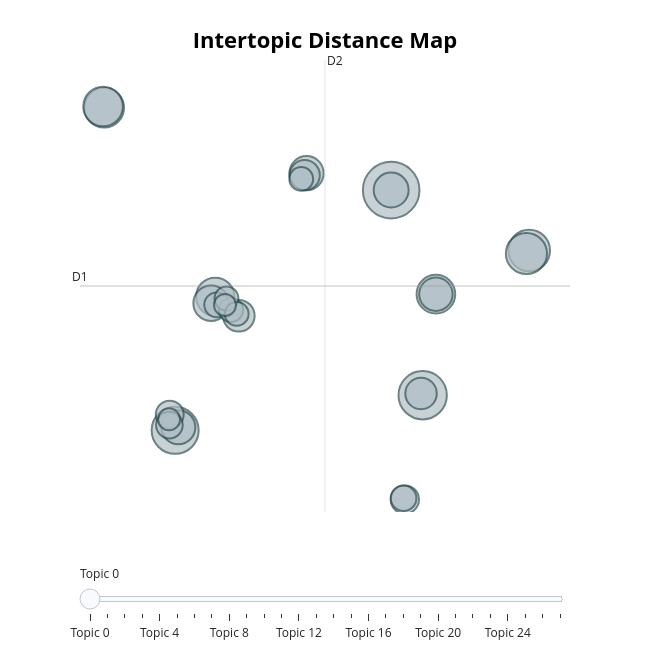

This figure's notebook cell:
### Code cell
topic_model.visualize_topics()

### Figure 1 — Plotly figure (JSON) as saved in the notebook; plotly's stock layout.template omitted (floating-point values rounded to 4 significant figures)
{"data": [{"customdata": [[0, "pattern | cotton | pointing | pwds | harassment", 821], [1, "segment | mann | rocks | kits | box question", 599], [2, "number written | cat | elephants | kilometers | loose", 567], [3, "tens | loose | acid | picture shows | palestine", 443], [4, "akash | rakhi | robot | map | angles", 434], [5, "toll | palace | diversity | rakhi | saree", 403], [6, "enable | hello | models | definitely | logo", 402], [7, "pooja | telecom | conversion | clock | statue", 383], [8, "nita | reader | files | item | movements", 376], [9, "honey | grant | pattern | sticks | jay", 323], [10, "thousand | dowry | digit | promises | tower", 313], [11, "banana | shoe | raju | zoo | yoga", 300], [12, "maldives | bhushan | bishnoi | fingers | csk", 296], [13, "roots | pawar | drone | rupee | centimeters", 287], [14, "minister state | pawar | ajit pawar | hygiene | ajit", 257], [15, "balloons | volume | digits | right hand | number written", 254], [16, "bulb | cell | circuit | wires | switch", 235], [17, "pages | motion | cake | crown | literacy", 206], [18, "cyber | yoga | rajesh | jay | transparent", 199], [19, "interpreter | deaf person | subject | interpretation | hearing person", 182], [20, "taiwan | multiplied | hacked | capitals | hamas", 168], [21, "hamas | rats | rajiv | closer | israeli", 158], [22, "represents | enemy | refund | azad | cattle", 149], [23, "rapes | centimeters | motion | dash dash | adar", 146], [24, "punch | german | band | panchayat | baba", 145], [25, "ratio | innings | pond | israeli | comparison", 145], [26, "inclusion | makeup | hello | definitely | thats great", 124], [27, "rover | soldier | moon | lungs | swing", 124]], "hovertemplate": "<b>Topic %{customdata[0]}</b><br>%{customdata[1]}<br>Size: %{customdata[2]}", "legendgroup": "", "marker": {"color": "#B0BEC5", "line": {"color": "DarkSlateGrey", "width": 2}, "size": [821, 599, 567, 443, 434, 403, 402, 383, 376, 323, 313, 300, 296, 287, 257, 254, 235, 206, 199, 182, 168, 158, 149, 146, 145, 145, 124, 124], "sizemode": "area", "sizeref": 0.5131, "symbol": "circle"}, "mode": "markers", "name": "", "orientation": "v", "showlegend": false, "type": "scatter", "x": [8.274, 10.22, -5.068, 16.8, 16.63, -9.453, -9.517, 11.04, -2.594, -2.846, 8.273, 3.046, -4.869, 11.04, -1.137, 10.12, 2.933, 9.118, -5.402, -5.424, 9.042, -2.504, -1.621, -1.899, -1.266, 2.719, -1.99, -5.443], "xaxis": "x", "y": [13.03, 1.237, -0.7817, 9.563, 9.393, 17.78, 17.84, 7.049, 6.901, 6.532, 13.04, 14.01, -0.6032, 7.049, 5.809, 1.338, 13.9, -4.765, 0.1228, -0.4806, -4.689, 6.436, 6.146, 6.802, 5.916, 13.68, 6.425, -0.1504], "yaxis": "y"}], "layout": {"annotations": [{"showarrow": false, "text": "D1", "x": -10.94, "y": 7.521, "yshift": 10}, {"showarrow": false, "text": "D2", "x": 4.187, "xshift": 10, "y": 20.52}], "height": 650, "hoverlabel": {"bgcolor": "white", "font": {"family": "Rockwell", "size": 16}}, "legend": {"itemsizing": "constant", "tracegroupgap": 0}, "margin": {"t": 60}, "shapes": [{"line": {"color": "#CFD8DC", "width": 2}, "type": "line", "x0": 4.187, "x1": 4.187, "y0": -5.479, "y1": 20.52}, {"line": {"color": "#9E9E9E", "width": 2}, "type": "line", "x0": -10.94, "x1": 19.32, "y0": 7.521, "y1": 7.521}], "sliders": [{"active": 0, "pad": {"t": 50}, "steps": [{"args": [{"marker.color": [["red", "#B0BEC5", "#B0BEC5", "#B0BEC5", "#B0BEC5", "#B0BEC5", "#B0BEC5", "#B0BEC5", "#B0BEC5", "#B0BEC5", "#B0BEC5", "#B0BEC5", "#B0BEC5", "#B0BEC5", "#B0BEC5", "#B0BEC5", "#B0BEC5", "#B0BEC5", "#B0BEC5", "#B0BEC5", "#B0BEC5", "#B0BEC5", "#B0BEC5", "#B0BEC5", "#B0BEC5", "#B0BEC5", "#B0BEC5", "#B0BEC5"]]}], "label": "Topic 0", "method": "update"}, {"args": [{"marker.color": [["#B0BEC5", "red", "#B0BEC5", "#B0BEC5", "#B0BEC5", "#B0BEC5", "#B0BEC5", "#B0BEC5", "#B0BEC5", "#B0BEC5", "#B0BEC5", "#B0BEC5", "#B0BEC5", "#B0BEC5", "#B0BEC5", "#B0BEC5", "#B0BEC5", "#B0BEC5", "#B0BEC5", "#B0BEC5", "#B0BEC5", "#B0BEC5", "#B0BEC5", "#B0BEC5", "#B0BEC5", "#B0BEC5", "#B0BEC5", "#B0BEC5"]]}], "label": "Topic 1", "method": "update"}, {"args": [{"marker.color": [["#B0BEC5", "#B0BEC5", "red", "#B0BEC5", "#B0BEC5", "#B0BEC5", "#B0BEC5", "#B0BEC5", "#B0BEC5", "#B0BEC5", "#B0BEC5", "#B0BEC5", "#B0BEC5", "#B0BEC5", "#B0BEC5", "#B0BEC5", "#B0BEC5", "#B0BEC5", "#B0BEC5", "#B0BEC5", "#B0BEC5", "#B0BEC5", "#B0BEC5", "#B0BEC5", "#B0BEC5", "#B0BEC5", "#B0BEC5", "#B0BEC5"]]}], "label": "Topic 2", "method": "update"}, {"args": [{"marker.color": [["#B0BEC5", "#B0BEC5", "#B0BEC5", "red", "#B0BEC5", "#B0BEC5", "#B0BEC5", "#B0BEC5", "#B0BEC5", "#B0BEC5", "#B0BEC5", "#B0BEC5", "#B0BEC5", "#B0BEC5", "#B0BEC5", "#B0BEC5", "#B0BEC5", "#B0BEC5", "#B0BEC5", "#B0BEC5", "#B0BEC5", "#B0BEC5", "#B0BEC5", "#B0BEC5", "#B0BEC5", "#B0BEC5", "#B0BEC5", "#B0BEC5"]]}], "label": "Topic 3", "method": "update"}, {"args": [{"marker.color": [["#B0BEC5", "#B0BEC5", "#B0BEC5", "#B0BEC5", "red", "#B0BEC5", "#B0BEC5", "#B0BEC5", "#B0BEC5", "#B0BEC5", "#B0BEC5", "#B0BEC5", "#B0BEC5", "#B0BEC5", "#B0BEC5", "#B0BEC5", "#B0BEC5", "#B0BEC5", "#B0BEC5", "#B0BEC5", "#B0BEC5", "#B0BEC5", "#B0BEC5", "#B0BEC5", "#B0BEC5", "#B0BEC5", "#B0BEC5", "#B0BEC5"]]}], "label": "Topic 4", "method": "update"}, {"args": [{"marker.color": [["#B0BEC5", "#B0BEC5", "#B0BEC5", "#B0BEC5", "#B0BEC5", "red", "#B0BEC5", "#B0BEC5", "#B0BEC5", "#B0BEC5", "#B0BEC5", "#B0BEC5", "#B0BEC5", "#B0BEC5", "#B0BEC5", "#B0BEC5", "#B0BEC5", "#B0BEC5", "#B0BEC5", "#B0BEC5", "#B0BEC5", "#B0BEC5", "#B0BEC5", "#B0BEC5", "#B0BEC5", "#B0BEC5", "#B0BEC5", "#B0BEC5"]]}], "label": "Topic 5", "method": "update"}, {"args": [{"marker.color": [["#B0BEC5", "#B0BEC5", "#B0BEC5", "#B0BEC5", "#B0BEC5", "#B0BEC5", "red", "#B0BEC5", "#B0BEC5", "#B0BEC5", "#B0BEC5", "#B0BEC5", "#B0BEC5", "#B0BEC5", "#B0BEC5", "#B0BEC5", "#B0BEC5", "#B0BEC5", "#B0BEC5", "#B0BEC5", "#B0BEC5", "#B0BEC5", "#B0BEC5", "#B0BEC5", "#B0BEC5", "#B0BEC5", "#B0BEC5", "#B0BEC5"]]}], "label": "Topic 6", "method": "update"}, {"args": [{"marker.color": [["#B0BEC5", "#B0BEC5", "#B0BEC5", "#B0BEC5", "#B0BEC5", "#B0BEC5", "#B0BEC5", "red", "#B0BEC5", "#B0BEC5", "#B0BEC5", "#B0BEC5", "#B0BEC5", "#B0BEC5", "#B0BEC5", "#B0BEC5", "#B0BEC5", "#B0BEC5", "#B0BEC5", "#B0BEC5", "#B0BEC5", "#B0BEC5", "#B0BEC5", "#B0BEC5", "#B0BEC5", "#B0BEC5", "#B0BEC5", "#B0BEC5"]]}], "label": "Topic 7", "method": "update"}, {"args": [{"marker.color": [["#B0BEC5", "#B0BEC5", "#B0BEC5", "#B0BEC5", "#B0BEC5", "#B0BEC5", "#B0BEC5", "#B0BEC5", "red", "#B0BEC5", "#B0BEC5", "#B0BEC5", "#B0BEC5", "#B0BEC5", "#B0BEC5", "#B0BEC5", "#B0BEC5", "#B0BEC5", "#B0BEC5", "#B0BEC5", "#B0BEC5", "#B0BEC5", "#B0BEC5", "#B0BEC5", "#B0BEC5", "#B0BEC5", "#B0BEC5", "#B0BEC5"]]}], "label": "Topic 8", "method": "update"}, {"args": [{"marker.color": [["#B0BEC5", "#B0BEC5", "#B0BEC5", "#B0BEC5", "#B0BEC5", "#B0BEC5", "#B0BEC5", "#B0BEC5", "#B0BEC5", "red", "#B0BEC5", "#B0BEC5", "#B0BEC5", "#B0BEC5", "#B0BEC5", "#B0BEC5", "#B0BEC5", "#B0BEC5", "#B0BEC5", "#B0BEC5", "#B0BEC5", "#B0BEC5", "#B0BEC5", "#B0BEC5", "#B0BEC5", "#B0BEC5", "#B0BEC5", "#B0BEC5"]]}], "label": "Topic 9", "method": "update"}, {"args": [{"marker.color": [["#B0BEC5", "#B0BEC5", "#B0BEC5", "#B0BEC5", "#B0BEC5", "#B0BEC5", "#B0BEC5", "#B0BEC5", "#B0BEC5", "#B0BEC5", "red", "#B0BEC5", "#B0BEC5", "#B0BEC5", "#B0BEC5", "#B0BEC5", "#B0BEC5", "#B0BEC5", "#B0BEC5", "#B0BEC5", "#B0BEC5", "#B0BEC5", "#B0BEC5", "#B0BEC5", "#B0BEC5", "#B0BEC5", "#B0BEC5", "#B0BEC5"]]}], "label": "Topic 10", "method": "update"}, {"args": [{"marker.color": [["#B0BEC5", "#B0BEC5", "#B0BEC5", "#B0BEC5", "#B0BEC5", "#B0BEC5", "#B0BEC5", "#B0BEC5", "#B0BEC5", "#B0BEC5", "#B0BEC5", "red", "#B0BEC5", "#B0BEC5", "#B0BEC5", "#B0BEC5", "#B0BEC5", "#B0BEC5", "#B0BEC5", "#B0BEC5", "#B0BEC5", "#B0BEC5", "#B0BEC5", "#B0BEC5", "#B0BEC5", "#B0BEC5", "#B0BEC5", "#B0BEC5"]]}], "label": "Topic 11", "method": "update"}, {"args": [{"marker.color": [["#B0BEC5", "#B0BEC5", "#B0BEC5", "#B0BEC5", "#B0BEC5", "#B0BEC5", "#B0BEC5", "#B0BEC5", "#B0BEC5", "#B0BEC5", "#B0BEC5", "#B0BEC5", "red", "#B0BEC5", "#B0BEC5", "#B0BEC5", "#B0BEC5", "#B0BEC5", "#B0BEC5", "#B0BEC5", "#B0BEC5", "#B0BEC5", "#B0BEC5", "#B0BEC5", "#B0BEC5", "#B0BEC5", "#B0BEC5", "#B0BEC5"]]}], "label": "Topic 12", "method": "update"}, {"args": [{"marker.color": [["#B0BEC5", "#B0BEC5", "#B0BEC5", "#B0BEC5", "#B0BEC5", "#B0BEC5", "#B0BEC5", "#B0BEC5", "#B0BEC5", "#B0BEC5", "#B0BEC5", "#B0BEC5", "#B0BEC5", "red", "#B0BEC5", "#B0BEC5", "#B0BEC5", "#B0BEC5", "#B0BEC5", "#B0BEC5", "#B0BEC5", "#B0BEC5", "#B0BEC5", "#B0BEC5", "#B0BEC5", "#B0BEC5", "#B0BEC5", "#B0BEC5"]]}], "label": "Topic 13", "method": "update"}, {"args": [{"marker.color": [["#B0BEC5", "#B0BEC5", "#B0BEC5", "#B0BEC5", "#B0BEC5", "#B0BEC5", "#B0BEC5", "#B0BEC5", "#B0BEC5", "#B0BEC5", "#B0BEC5", "#B0BEC5", "#B0BEC5", "#B0BEC5", "red", "#B0BEC5", "#B0BEC5", "#B0BEC5", "#B0BEC5", "#B0BEC5", "#B0BEC5", "#B0BEC5", "#B0BEC5", "#B0BEC5", "#B0BEC5", "#B0BEC5", "#B0BEC5", "#B0BEC5"]]}], "label": "Topic 14", "method": "update"}, {"args": [{"marker.color": [["#B0BEC5", "#B0BEC5", "#B0BEC5", "#B0BEC5", "#B0BEC5", "#B0BEC5", "#B0BEC5", "#B0BEC5", "#B0BEC5", "#B0BEC5", "#B0BEC5", "#B0BEC5", "#B0BEC5", "#B0BEC5", "#B0BEC5", "red", "#B0BEC5", "#B0BEC5", "#B0BEC5", "#B0BEC5", "#B0BEC5", "#B0BEC5", "#B0BEC5", "#B0BEC5", "#B0BEC5", "#B0BEC5", "#B0BEC5", "#B0BEC5"]]}], "label": "Topic 15", "method": "update"}, {"args": [{"marker.color": [["#B0BEC5", "#B0BEC5", "#B0BEC5", "#B0BEC5", "#B0BEC5", "#B0BEC5", "#B0BEC5", "#B0BEC5", "#B0BEC5", "#B0BEC5", "#B0BEC5", "#B0BEC5", "#B0BEC5", "#B0BEC5", "#B0BEC5", "#B0BEC5", "red", "#B0BEC5", "#B0BEC5", "#B0BEC5", "#B0BEC5", "#B0BEC5", "#B0BEC5", "#B0BEC5", "#B0BEC5", "#B0BEC5", "#B0BEC5", "#B0BEC5"]]}], "label": "Topic 16", "method": "update"}, {"args": [{"marker.color": [["#B0BEC5", "#B0BEC5", "#B0BEC5", "#B0BEC5", "#B0BEC5", "#B0BEC5", "#B0BEC5", "#B0BEC5", "#B0BEC5", "#B0BEC5", "#B0BEC5", "#B0BEC5", "#B0BEC5", "#B0BEC5", "#B0BEC5", "#B0BEC5", "#B0BEC5", "red", "#B0BEC5", "#B0BEC5", "#B0BEC5", "#B0BEC5", "#B0BEC5", "#B0BEC5", "#B0BEC5", "#B0BEC5", "#B0BEC5", "#B0BEC5"]]}], "label": "Topic 17", "method": "update"}, {"args": [{"marker.color": [["#B0BEC5", "#B0BEC5", "#B0BEC5", "#B0BEC5", "#B0BEC5", "#B0BEC5", "#B0BEC5", "#B0BEC5", "#B0BEC5", "#B0BEC5", "#B0BEC5", "#B0BEC5", "#B0BEC5", "#B0BEC5", "#B0BEC5", "#B0BEC5", "#B0BEC5", "#B0BEC5", "red", "#B0BEC5", "#B0BEC5", "#B0BEC5", "#B0BEC5", "#B0BEC5", "#B0BEC5", "#B0BEC5", "#B0BEC5", "#B0BEC5"]]}], "label": "Topic 18", "method": "update"}, {"args": [{"marker.color": [["#B0BEC5", "#B0BEC5", "#B0BEC5", "#B0BEC5", "#B0BEC5", "#B0BEC5", "#B0BEC5", "#B0BEC5", "#B0BEC5", "#B0BEC5", "#B0BEC5", "#B0BEC5", "#B0BEC5", "#B0BEC5", "#B0BEC5", "#B0BEC5", "#B0BEC5", "#B0BEC5", "#B0BEC5", "red", "#B0BEC5", "#B0BEC5", "#B0BEC5", "#B0BEC5", "#B0BEC5", "#B0BEC5", "#B0BEC5", "#B0BEC5"]]}], "label": "Topic 19", "method": "update"}, {"args": [{"marker.color": [["#B0BEC5", "#B0BEC5", "#B0BEC5", "#B0BEC5", "#B0BEC5", "#B0BEC5", "#B0BEC5", "#B0BEC5", "#B0BEC5", "#B0BEC5", "#B0BEC5", "#B0BEC5", "#B0BEC5", "#B0BEC5", "#B0BEC5", "#B0BEC5", "#B0BEC5", "#B0BEC5", "#B0BEC5", "#B0BEC5", "red", "#B0BEC5", "#B0BEC5", "#B0BEC5", "#B0BEC5", "#B0BEC5", "#B0BEC5", "#B0BEC5"]]}], "label": "Topic 20", "method": "update"}, {"args": [{"marker.color": [["#B0BEC5", "#B0BEC5", "#B0BEC5", "#B0BEC5", "#B0BEC5", "#B0BEC5", "#B0BEC5", "#B0BEC5", "#B0BEC5", "#B0BEC5", "#B0BEC5", "#B0BEC5", "#B0BEC5", "#B0BEC5", "#B0BEC5", "#B0BEC5", "#B0BEC5", "#B0BEC5", "#B0BEC5", "#B0BEC5", "#B0BEC5", "red", "#B0BEC5", "#B0BEC5", "#B0BEC5", "#B0BEC5", "#B0BEC5", "#B0BEC5"]]}], "label": "Topic 21", "method": "update"}, {"args": [{"marker.color": [["#B0BEC5", "#B0BEC5", "#B0BEC5", "#B0BEC5", "#B0BEC5", "#B0BEC5", "#B0BEC5", "#B0BEC5", "#B0BEC5", "#B0BEC5", "#B0BEC5", "#B0BEC5", "#B0BEC5", "#B0BEC5", "#B0BEC5", "#B0BEC5", "#B0BEC5", "#B0BEC5", "#B0BEC5", "#B0BEC5", "#B0BEC5", "#B0BEC5", "red", "#B0BEC5", "#B0BEC5", "#B0BEC5", "#B0BEC5", "#B0BEC5"]]}], "label": "Topic 22", "method": "update"}, {"args": [{"marker.color": [["#B0BEC5", "#B0BEC5", "#B0BEC5", "#B0BEC5", "#B0BEC5", "#B0BEC5", "#B0BEC5", "#B0BEC5", "#B0BEC5", "#B0BEC5", "#B0BEC5", "#B0BEC5", "#B0BEC5", "#B0BEC5", "#B0BEC5", "#B0BEC5", "#B0BEC5", "#B0BEC5", "#B0BEC5", "#B0BEC5", "#B0BEC5", "#B0BEC5", "#B0BEC5", "red", "#B0BEC5", "#B0BEC5", "#B0BEC5", "#B0BEC5"]]}], "label": "Topic 23", "method": "update"}, {"args": [{"marker.color": [["#B0BEC5", "#B0BEC5", "#B0BEC5", "#B0BEC5", "#B0BEC5", "#B0BEC5", "#B0BEC5", "#B0BEC5", "#B0BEC5", "#B0BEC5", "#B0BEC5", "#B0BEC5", "#B0BEC5", "#B0BEC5", "#B0BEC5", "#B0BEC5", "#B0BEC5", "#B0BEC5", "#B0BEC5", "#B0BEC5", "#B0BEC5", "#B0BEC5", "#B0BEC5", "#B0BEC5", "red", "#B0BEC5", "#B0BEC5", "#B0BEC5"]]}], "label": "Topic 24", "method": "update"}, {"args": [{"marker.color": [["#B0BEC5", "#B0BEC5", "#B0BEC5", "#B0BEC5", "#B0BEC5", "#B0BEC5", "#B0BEC5", "#B0BEC5", "#B0BEC5", "#B0BEC5", "#B0BEC5", "#B0BEC5", "#B0BEC5", "#B0BEC5", "#B0BEC5", "#B0BEC5", "#B0BEC5", "#B0BEC5", "#B0BEC5", "#B0BEC5", "#B0BEC5", "#B0BEC5", "#B0BEC5", "#B0BEC5", "#B0BEC5", "red", "#B0BEC5", "#B0BEC5"]]}], "label": "Topic 25", "method": "update"}, {"args": [{"marker.color": [["#B0BEC5", "#B0BEC5", "#B0BEC5", "#B0BEC5", "#B0BEC5", "#B0BEC5", "#B0BEC5", "#B0BEC5", "#B0BEC5", "#B0BEC5", "#B0BEC5", "#B0BEC5", "#B0BEC5", "#B0BEC5", "#B0BEC5", "#B0BEC5", "#B0BEC5", "#B0BEC5", "#B0BEC5", "#B0BEC5", "#B0BEC5", "#B0BEC5", "#B0BEC5", "#B0BEC5", "#B0BEC5", "#B0BEC5", "red", "#B0BEC5"]]}], "label": "Topic 26", "method": "update"}, {"args": [{"marker.color": [["#B0BEC5", "#B0BEC5", "#B0BEC5", "#B0BEC5", "#B0BEC5", "#B0BEC5", "#B0BEC5", "#B0BEC5", "#B0BEC5", "#B0BEC5", "#B0BEC5", "#B0BEC5", "#B0BEC5", "#B0BEC5", "#B0BEC5", "#B0BEC5", "#B0BEC5", "#B0BEC5", "#B0BEC5", "#B0BEC5", "#B0BEC5", "#B0BEC5", "#B0BEC5", "#B0BEC5", "#B0BEC5", "#B0BEC5", "#B0BEC5", "red"]]}], "label": "Topic 27", "method": "update"}]}], "title": {"font": {"color": "Black", "size": 22}, "text": "<b>Intertopic Distance Map</b>", "x": 0.5, "xanchor": "center", "y": 0.95, "yanchor": "top"}, "width": 650, "xaxis": {"anchor": "y", "domain": [0, 1], "range": [-10.94, 19.32], "title": {"text": ""}, "visible": false}, "yaxis": {"anchor": "x", "domain": [0, 1], "range": [-5.479, 20.52], "title": {"text": ""}, "visible": false}}}
